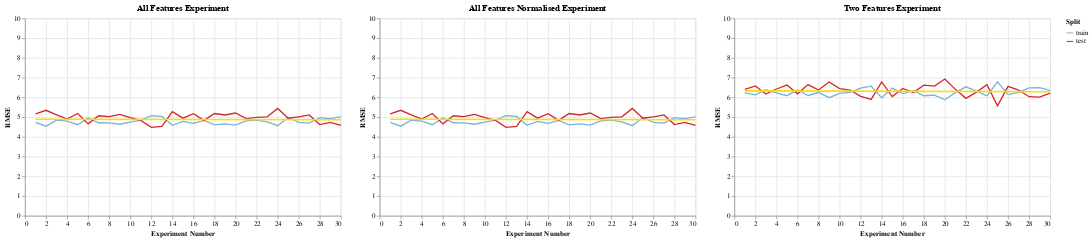

The code cell stored with this chart in its notebook:
### Code cell
# Create our RMSE charts
rmse_x = alt.X('experiment_number', title="Experiment Number")
rmse_y = alt.Y('rmse', title="RMSE", scale=alt.Scale(domain=[0.0, 10.0]))
rmse_color = alt.Color(
  'split',
  scale=alt.Scale(domain=['train', 'test'], range=['#7BB2D9', '#D62828']),
  legend=alt.Legend(title="Split")
)

# Plot RMSE for all features
all_features_rmse_chart = alt.Chart(all_features_results_df, title='All Features Experiment').mark_line().encode(
  x=rmse_x,
  y=rmse_y,
  color=rmse_color,
).properties(
  width=480,
  height=300
)
all_features_rmse_trend_chart = all_features_rmse_chart.transform_regression('experiment_number',
  'rmse',
  method='linear'
).mark_line(strokeWidth=2.5).encode(
  color=alt.ColorValue('#FFDC00'),
  opacity=alt.value(1),
)

# Plot RMSE for all features normalised
all_features_normalised_rmse_chart = alt.Chart(all_features_normalised_results_df, title='All Features Normalised Experiment').mark_line().encode(
  x=rmse_x,
  y=rmse_y,
  color=rmse_color,
).properties(
  width=480,
  height=300
)
all_features_normalised_rmse_trend_chart = all_features_normalised_rmse_chart.transform_regression('experiment_number',
  'rmse',
  method='linear'
).mark_line(strokeWidth=2.5).encode(
  color=alt.ColorValue('#FFDC00'),
  opacity=alt.value(1),
)

# Plot RMSE for two features
two_features_rmse_chart = alt.Chart(two_features_results_df, title='Two Features Experiment').mark_line().encode(
  x=rmse_x,
  y=rmse_y,
  color=rmse_color,
).properties(
  width=480,
  height=300
)
two_features_rmse_trend_chart = two_features_rmse_chart.transform_regression('experiment_number',
  'rmse',
  method='linear'
).mark_line(strokeWidth=2.5).encode(
  color=alt.ColorValue('#FFDC00'),
  opacity=alt.value(1),
)

all_features_rmse_chart_plus_trend = (all_features_rmse_chart + all_features_rmse_trend_chart)
all_features_normalised_rmse_chart_plus_trend = (all_features_normalised_rmse_chart + all_features_normalised_rmse_trend_chart)
two_features_rmse_chart_plus_trend = (two_features_rmse_chart + two_features_rmse_trend_chart)

all_rmse_charts = all_features_rmse_chart_plus_trend | all_features_normalised_rmse_chart_plus_trend | two_features_rmse_chart_plus_trend
all_rmse_charts.save('assets/all_rmse_charts.png', ppi=100)
all_rmse_charts

### Figure 1 — Vega-Lite specification as saved in the notebook (floating-point values rounded to 4 significant figures)
{"config": {"view": {"continuousWidth": 300, "continuousHeight": 300}}, "hconcat": [{"layer": [{"mark": {"type": "line"}, "encoding": {"color": {"field": "split", "legend": {"title": "Split"}, "scale": {"domain": ["train", "test"], "range": ["#7BB2D9", "#D62828"]}, "type": "nominal"}, "x": {"field": "experiment_number", "title": "Experiment Number", "type": "quantitative"}, "y": {"field": "rmse", "scale": {"domain": [0.0, 10.0]}, "title": "RMSE", "type": "quantitative"}}, "title": "All Features Experiment"}, {"mark": {"type": "line", "strokeWidth": 2.5}, "encoding": {"color": {"value": "#FFDC00"}, "opacity": {"value": 1}, "x": {"field": "experiment_number", "title": "Experiment Number", "type": "quantitative"}, "y": {"field": "rmse", "scale": {"domain": [0.0, 10.0]}, "title": "RMSE", "type": "quantitative"}}, "title": "All Features Experiment", "transform": [{"on": "experiment_number", "regression": "rmse", "method": "linear"}]}], "data": {"name": "data-3a4ce1640508b0385881709b08e91bdd"}, "height": 300, "width": 480}, {"layer": [{"mark": {"type": "line"}, "encoding": {"color": {"field": "split", "legend": {"title": "Split"}, "scale": {"domain": ["train", "test"], "range": ["#7BB2D9", "#D62828"]}, "type": "nominal"}, "x": {"field": "experiment_number", "title": "Experiment Number", "type": "quantitative"}, "y": {"field": "rmse", "scale": {"domain": [0.0, 10.0]}, "title": "RMSE", "type": "quantitative"}}, "title": "All Features Normalised Experiment"}, {"mark": {"type": "line", "strokeWidth": 2.5}, "encoding": {"color": {"value": "#FFDC00"}, "opacity": {"value": 1}, "x": {"field": "experiment_number", "title": "Experiment Number", "type": "quantitative"}, "y": {"field": "rmse", "scale": {"domain": [0.0, 10.0]}, "title": "RMSE", "type": "quantitative"}}, "title": "All Features Normalised Experiment", "transform": [{"on": "experiment_number", "regression": "rmse", "method": "linear"}]}], "data": {"name": "data-8bfd73410043718aaea6e478a05f57f5"}, "height": 300, "width": 480}, {"layer": [{"mark": {"type": "line"}, "encoding": {"color": {"field": "split", "legend": {"title": "Split"}, "scale": {"domain": ["train", "test"], "range": ["#7BB2D9", "#D62828"]}, "type": "nominal"}, "x": {"field": "experiment_number", "title": "Experiment Number", "type": "quantitative"}, "y": {"field": "rmse", "scale": {"domain": [0.0, 10.0]}, "title": "RMSE", "type": "quantitative"}}, "title": "Two Features Experiment"}, {"mark": {"type": "line", "strokeWidth": 2.5}, "encoding": {"color": {"value": "#FFDC00"}, "opacity": {"value": 1}, "x": {"field": "experiment_number", "title": "Experiment Number", "type": "quantitative"}, "y": {"field": "rmse", "scale": {"domain": [0.0, 10.0]}, "title": "RMSE", "type": "quantitative"}}, "title": "Two Features Experiment", "transform": [{"on": "experiment_number", "regression": "rmse", "method": "linear"}]}], "data": {"name": "data-38d13319bc406c14d616084b20931020"}, "height": 300, "width": 480}], "$schema": "https://vega.github.io/schema/vega-lite/v5.15.1.json", "datasets": {"data-3a4ce1640508b0385881709b08e91bdd": [{"experiment_number": 1.0, "experiment": "all_features", "split": "train", "rmse": 4.732, "rsquared": 0.5475}, {"experiment_number": 1.0, "experiment": "all_features", "split": "test", "rmse": 5.161, "rsquared": 0.4987}, {"experiment_number": 2.0, "experiment": "all_features", "split": "train", "rmse": 4.542, "rsquared": 0.5379}, {"experiment_number": 2.0, "experiment": "all_features", "split": "test", "rmse": 5.346, "rsquared": 0.5242}, {"experiment_number": 3.0, "experiment": "all_features", "split": "train", "rmse": 4.851, "rsquared": 0.5502}, {"experiment_number": 3.0, "experiment": "all_features", "split": "test", "rmse": 5.111, "rsquared": 0.4786}, {"experiment_number": 4.0, "experiment": "all_features", "split": "train", "rmse": 4.794, "rsquared": 0.554}, {"experiment_number": 4.0, "experiment": "all_features", "split": "test", "rmse": 4.904, "rsquared": 0.5024}, {"experiment_number": 5.0, "experiment": "all_features", "split": "train", "rmse": 4.617, "rsquared": 0.5522}, {"experiment_number": 5.0, "experiment": "all_features", "split": "test", "rmse": 5.187, "rsquared": 0.5069}, {"experiment_number": 6.0, "experiment": "all_features", "split": "train", "rmse": 4.951, "rsquared": 0.517}, {"experiment_number": 6.0, "experiment": "all_features", "split": "test", "rmse": 4.659, "rsquared": 0.5603}, {"experiment_number": 7.0, "experiment": "all_features", "split": "train", "rmse": 4.714, "rsquared": 0.5329}, {"experiment_number": 7.0, "experiment": "all_features", "split": "test", "rmse": 5.068, "rsquared": 0.5309}, {"experiment_number": 8.0, "experiment": "all_features", "split": "train", "rmse": 4.71, "rsquared": 0.542}, {"experiment_number": 8.0, "experiment": "all_features", "split": "test", "rmse": 5.029, "rsquared": 0.5233}, {"experiment_number": 9.0, "experiment": "all_features", "split": "train", "rmse": 4.64, "rsquared": 0.5468}, {"experiment_number": 9.0, "experiment": "all_features", "split": "test", "rmse": 5.141, "rsquared": 0.5154}, {"experiment_number": 10.0, "experiment": "all_features", "split": "train", "rmse": 4.746, "rsquared": 0.541}, {"experiment_number": 10.0, "experiment": "all_features", "split": "test", "rmse": 4.978, "rsquared": 0.5247}, {"experiment_number": 11.0, "experiment": "all_features", "split": "train", "rmse": 4.844, "rsquared": 0.5242}, {"experiment_number": 11.0, "experiment": "all_features", "split": "test", "rmse": 4.837, "rsquared": 0.5484}, {"experiment_number": 12.0, "experiment": "all_features", "split": "train", "rmse": 5.078, "rsquared": 0.5168}, {"experiment_number": 12.0, "experiment": "all_features", "split": "test", "rmse": 4.481, "rsquared": 0.5613}, {"experiment_number": 13.0, "experiment": "all_features", "split": "train", "rmse": 5.035, "rsquared": 0.5226}, {"experiment_number": 13.0, "experiment": "all_features", "split": "test", "rmse": 4.53, "rsquared": 0.5539}, {"experiment_number": 14.0, "experiment": "all_features", "split": "train", "rmse": 4.584, "rsquared": 0.5437}, {"experiment_number": 14.0, "experiment": "all_features", "split": "test", "rmse": 5.275, "rsquared": 0.516}, {"experiment_number": 15.0, "experiment": "all_features", "split": "train", "rmse": 4.787, "rsquared": 0.5487}, {"experiment_number": 15.0, "experiment": "all_features", "split": "test", "rmse": 4.947, "rsquared": 0.5086}, {"experiment_number": 16.0, "experiment": "all_features", "split": "train", "rmse": 4.685, "rsquared": 0.5478}, {"experiment_number": 16.0, "experiment": "all_features", "split": "test", "rmse": 5.171, "rsquared": 0.5047}, {"experiment_number": 17.0, "experiment": "all_features", "split": "train", "rmse": 4.836, "rsquared": 0.5362}, {"experiment_number": 17.0, "experiment": "all_features", "split": "test", "rmse": 4.836, "rsquared": 0.5324}, {"experiment_number": 18.0, "experiment": "all_features", "split": "train", "rmse": 4.606, "rsquared": 0.5475}, {"experiment_number": 18.0, "experiment": "all_features", "split": "test", "rmse": 5.184, "rsquared": 0.5161}, {"experiment_number": 19.0, "experiment": "all_features", "split": "train", "rmse": 4.657, "rsquared": 0.5475}, {"experiment_number": 19.0, "experiment": "all_features", "split": "test", "rmse": 5.108, "rsquared": 0.5153}, {"experiment_number": 20.0, "experiment": "all_features", "split": "train", "rmse": 4.596, "rsquared": 0.5465}, {"experiment_number": 20.0, "experiment": "all_features", "split": "test", "rmse": 5.209, "rsquared": 0.5165}, {"experiment_number": 21.0, "experiment": "all_features", "split": "train", "rmse": 4.806, "rsquared": 0.5209}, {"experiment_number": 21.0, "experiment": "all_features", "split": "test", "rmse": 4.926, "rsquared": 0.5496}, {"experiment_number": 22.0, "experiment": "all_features", "split": "train", "rmse": 4.849, "rsquared": 0.5502}, {"experiment_number": 22.0, "experiment": "all_features", "split": "test", "rmse": 4.988, "rsquared": 0.4914}, {"experiment_number": 23.0, "experiment": "all_features", "split": "train", "rmse": 4.76, "rsquared": 0.5477}, {"experiment_number": 23.0, "experiment": "all_features", "split": "test", "rmse": 5.017, "rsquared": 0.508}, {"experiment_number": 24.0, "experiment": "all_features", "split": "train", "rmse": 4.564, "rsquared": 0.5545}, {"experiment_number": 24.0, "experiment": "all_features", "split": "test", "rmse": 5.44, "rsquared": 0.4876}, {"experiment_number": 25.0, "experiment": "all_features", "split": "train", "rmse": 4.984, "rsquared": 0.5442}, {"experiment_number": 25.0, "experiment": "all_features", "split": "test", "rmse": 4.943, "rsquared": 0.484}, {"experiment_number": 26.0, "experiment": "all_features", "split": "train", "rmse": 4.734, "rsquared": 0.5289}, {"experiment_number": 26.0, "experiment": "all_features", "split": "test", "rmse": 5.008, "rsquared": 0.5405}, {"experiment_number": 27.0, "experiment": "all_features", "split": "train", "rmse": 4.7, "rsquared": 0.5466}, {"experiment_number": 27.0, "experiment": "all_features", "split": "test", "rmse": 5.113, "rsquared": 0.5098}, {"experiment_number": 28.0, "experiment": "all_features", "split": "train", "rmse": 4.976, "rsquared": 0.5226}, {"experiment_number": 28.0, "experiment": "all_features", "split": "test", "rmse": 4.623, "rsquared": 0.553}, {"experiment_number": 29.0, "experiment": "all_features", "split": "train", "rmse": 4.922, "rsquared": 0.5345}, {"experiment_number": 29.0, "experiment": "all_features", "split": "test", "rmse": 4.731, "rsquared": 0.5325}, {"experiment_number": 30.0, "experiment": "all_features", "split": "train", "rmse": 5.016, "rsquared": 0.5136}, {"experiment_number": 30.0, "experiment": "all_features", "split": "test", "rmse": 4.578, "rsquared": 0.5644}], "data-8bfd73410043718aaea6e478a05f57f5": [{"experiment_number": 1.0, "experiment": "all_features_normalised", "split": "train", "rmse": 4.732, "rsquared": 0.5475}, {"experiment_number": 1.0, "experiment": "all_features_normalised", "split": "test", "rmse": 5.161, "rsquared": 0.4987}, {"experiment_number": 2.0, "experiment": "all_features_normalised", "split": "train", "rmse": 4.542, "rsquared": 0.5379}, {"experiment_number": 2.0, "experiment": "all_features_normalised", "split": "test", "rmse": 5.346, "rsquared": 0.5242}, {"experiment_number": 3.0, "experiment": "all_features_normalised", "split": "train", "rmse": 4.851, "rsquared": 0.5502}, {"experiment_number": 3.0, "experiment": "all_features_normalised", "split": "test", "rmse": 5.111, "rsquared": 0.4786}, {"experiment_number": 4.0, "experiment": "all_features_normalised", "split": "train", "rmse": 4.794, "rsquared": 0.554}, {"experiment_number": 4.0, "experiment": "all_features_normalised", "split": "test", "rmse": 4.904, "rsquared": 0.5024}, {"experiment_number": 5.0, "experiment": "all_features_normalised", "split": "train", "rmse": 4.617, "rsquared": 0.5522}, {"experiment_number": 5.0, "experiment": "all_features_normalised", "split": "test", "rmse": 5.187, "rsquared": 0.5069}, {"experiment_number": 6.0, "experiment": "all_features_normalised", "split": "train", "rmse": 4.951, "rsquared": 0.517}, {"experiment_number": 6.0, "experiment": "all_features_normalised", "split": "test", "rmse": 4.659, "rsquared": 0.5603}, {"experiment_number": 7.0, "experiment": "all_features_normalised", "split": "train", "rmse": 4.714, "rsquared": 0.5329}, {"experiment_number": 7.0, "experiment": "all_features_normalised", "split": "test", "rmse": 5.068, "rsquared": 0.5309}, {"experiment_number": 8.0, "experiment": "all_features_normalised", "split": "train", "rmse": 4.71, "rsquared": 0.542}, {"experiment_number": 8.0, "experiment": "all_features_normalised", "split": "test", "rmse": 5.029, "rsquared": 0.5233}, {"experiment_number": 9.0, "experiment": "all_features_normalised", "split": "train", "rmse": 4.64, "rsquared": 0.5468}, {"experiment_number": 9.0, "experiment": "all_features_normalised", "split": "test", "rmse": 5.141, "rsquared": 0.5154}, {"experiment_number": 10.0, "experiment": "all_features_normalised", "split": "train", "rmse": 4.746, "rsquared": 0.541}, {"experiment_number": 10.0, "experiment": "all_features_normalised", "split": "test", "rmse": 4.978, "rsquared": 0.5247}, {"experiment_number": 11.0, "experiment": "all_features_normalised", "split": "train", "rmse": 4.844, "rsquared": 0.5242}, {"experiment_number": 11.0, "experiment": "all_features_normalised", "split": "test", "rmse": 4.837, "rsquared": 0.5484}, {"experiment_number": 12.0, "experiment": "all_features_normalised", "split": "train", "rmse": 5.078, "rsquared": 0.5168}, {"experiment_number": 12.0, "experiment": "all_features_normalised", "split": "test", "rmse": 4.481, "rsquared": 0.5613}, {"experiment_number": 13.0, "experiment": "all_features_normalised", "split": "train", "rmse": 5.035, "rsquared": 0.5226}, {"experiment_number": 13.0, "experiment": "all_features_normalised", "split": "test", "rmse": 4.53, "rsquared": 0.5539}, {"experiment_number": 14.0, "experiment": "all_features_normalised", "split": "train", "rmse": 4.584, "rsquared": 0.5437}, {"experiment_number": 14.0, "experiment": "all_features_normalised", "split": "test", "rmse": 5.275, "rsquared": 0.516}, {"experiment_number": 15.0, "experiment": "all_features_normalised", "split": "train", "rmse": 4.787, "rsquared": 0.5487}, {"experiment_number": 15.0, "experiment": "all_features_normalised", "split": "test", "rmse": 4.947, "rsquared": 0.5086}, {"experiment_number": 16.0, "experiment": "all_features_normalised", "split": "train", "rmse": 4.685, "rsquared": 0.5478}, {"experiment_number": 16.0, "experiment": "all_features_normalised", "split": "test", "rmse": 5.171, "rsquared": 0.5047}, {"experiment_number": 17.0, "experiment": "all_features_normalised", "split": "train", "rmse": 4.836, "rsquared": 0.5362}, {"experiment_number": 17.0, "experiment": "all_features_normalised", "split": "test", "rmse": 4.836, "rsquared": 0.5324}, {"experiment_number": 18.0, "experiment": "all_features_normalised", "split": "train", "rmse": 4.606, "rsquared": 0.5475}, {"experiment_number": 18.0, "experiment": "all_features_normalised", "split": "test", "rmse": 5.184, "rsquared": 0.5161}, {"experiment_number": 19.0, "experiment": "all_features_normalised", "split": "train", "rmse": 4.657, "rsquared": 0.5475}, {"experiment_number": 19.0, "experiment": "all_features_normalised", "split": "test", "rmse": 5.108, "rsquared": 0.5153}, {"experiment_number": 20.0, "experiment": "all_features_normalised", "split": "train", "rmse": 4.596, "rsquared": 0.5465}, {"experiment_number": 20.0, "experiment": "all_features_normalised", "split": "test", "rmse": 5.209, "rsquared": 0.5165}, {"experiment_number": 21.0, "experiment": "all_features_normalised", "split": "train", "rmse": 4.806, "rsquared": 0.5209}, {"experiment_number": 21.0, "experiment": "all_features_normalised", "split": "test", "rmse": 4.926, "rsquared": 0.5496}, {"experiment_number": 22.0, "experiment": "all_features_normalised", "split": "train", "rmse": 4.849, "rsquared": 0.5502}, {"experiment_number": 22.0, "experiment": "all_features_normalised", "split": "test", "rmse": 4.988, "rsquared": 0.4914}, {"experiment_number": 23.0, "experiment": "all_features_normalised", "split": "train", "rmse": 4.76, "rsquared": 0.5477}, {"experiment_number": 23.0, "experiment": "all_features_normalised", "split": "test", "rmse": 5.017, "rsquared": 0.508}, {"experiment_number": 24.0, "experiment": "all_features_normalised", "split": "train", "rmse": 4.564, "rsquared": 0.5545}, {"experiment_number": 24.0, "experiment": "all_features_normalised", "split": "test", "rmse": 5.44, "rsquared": 0.4876}, {"experiment_number": 25.0, "experiment": "all_features_normalised", "split": "train", "rmse": 4.984, "rsquared": 0.5442}, {"experiment_number": 25.0, "experiment": "all_features_normalised", "split": "test", "rmse": 4.943, "rsquared": 0.484}, {"experiment_number": 26.0, "experiment": "all_features_normalised", "split": "train", "rmse": 4.734, "rsquared": 0.5289}, {"experiment_number": 26.0, "experiment": "all_features_normalised", "split": "test", "rmse": 5.008, "rsquared": 0.5405}, {"experiment_number": 27.0, "experiment": "all_features_normalised", "split": "train", "rmse": 4.7, "rsquared": 0.5466}, {"experiment_number": 27.0, "experiment": "all_features_normalised", "split": "test", "rmse": 5.113, "rsquared": 0.5098}, {"experiment_number": 28.0, "experiment": "all_features_normalised", "split": "train", "rmse": 4.976, "rsquared": 0.5226}, {"experiment_number": 28.0, "experiment": "all_features_normalised", "split": "test", "rmse": 4.623, "rsquared": 0.553}, {"experiment_number": 29.0, "experiment": "all_features_normalised", "split": "train", "rmse": 4.922, "rsquared": 0.5345}, {"experiment_number": 29.0, "experiment": "all_features_normalised", "split": "test", "rmse": 4.731, "rsquared": 0.5325}, {"experiment_number": 30.0, "experiment": "all_features_normalised", "split": "train", "rmse": 5.016, "rsquared": 0.5136}, {"experiment_number": 30.0, "experiment": "all_features_normalised", "split": "test", "rmse": 4.578, "rsquared": 0.5644}], "data-38d13319bc406c14d616084b20931020": [{"experiment_number": 1.0, "experiment": "two_features", "split": "train", "rmse": 6.227, "rsquared": 0.4046}, {"experiment_number": 1.0, "experiment": "two_features", "split": "test", "rmse": 6.406, "rsquared": 0.3777}, {"experiment_number": 2.0, "experiment": "two_features", "split": "train", "rmse": 6.126, "rsquared": 0.3768}, {"experiment_number": 2.0, "experiment": "two_features", "split": "test", "rmse": 6.58, "rsquared": 0.4144}, {"experiment_number": 3.0, "experiment": "two_features", "split": "train", "rmse": 6.395, "rsquared": 0.4071}, {"experiment_number": 3.0, "experiment": "two_features", "split": "test", "rmse": 6.167, "rsquared": 0.3709}, {"experiment_number": 4.0, "experiment": "two_features", "split": "train", "rmse": 6.224, "rsquared": 0.4211}, {"experiment_number": 4.0, "experiment": "two_features", "split": "test", "rmse": 6.425, "rsquared": 0.3481}, {"experiment_number": 5.0, "experiment": "two_features", "split": "train", "rmse": 6.086, "rsquared": 0.4096}, {"experiment_number": 5.0, "experiment": "two_features", "split": "test", "rmse": 6.623, "rsquared": 0.3703}, {"experiment_number": 6.0, "experiment": "two_features", "split": "train", "rmse": 6.38, "rsquared": 0.3776}, {"experiment_number": 6.0, "experiment": "two_features", "split": "test", "rmse": 6.182, "rsquared": 0.4165}, {"experiment_number": 7.0, "experiment": "two_features", "split": "train", "rmse": 6.097, "rsquared": 0.3959}, {"experiment_number": 7.0, "experiment": "two_features", "split": "test", "rmse": 6.65, "rsquared": 0.3845}, {"experiment_number": 8.0, "experiment": "two_features", "split": "train", "rmse": 6.246, "rsquared": 0.3926}, {"experiment_number": 8.0, "experiment": "two_features", "split": "test", "rmse": 6.376, "rsquared": 0.3956}, {"experiment_number": 9.0, "experiment": "two_features", "split": "train", "rmse": 5.984, "rsquared": 0.4156}, {"experiment_number": 9.0, "experiment": "two_features", "split": "test", "rmse": 6.778, "rsquared": 0.3611}, {"experiment_number": 10.0, "experiment": "two_features", "split": "train", "rmse": 6.205, "rsquared": 0.3998}, {"experiment_number": 10.0, "experiment": "two_features", "split": "test", "rmse": 6.446, "rsquared": 0.3844}, {"experiment_number": 11.0, "experiment": "two_features", "split": "train", "rmse": 6.25, "rsquared": 0.3861}, {"experiment_number": 11.0, "experiment": "two_features", "split": "test", "rmse": 6.373, "rsquared": 0.405}, {"experiment_number": 12.0, "experiment": "two_features", "split": "train", "rmse": 6.465, "rsquared": 0.3848}, {"experiment_number": 12.0, "experiment": "two_features", "split": "test", "rmse": 6.049, "rsquared": 0.4079}, {"experiment_number": 13.0, "experiment": "two_features", "split": "train", "rmse": 6.567, "rsquared": 0.3773}, {"experiment_number": 13.0, "experiment": "two_features", "split": "test", "rmse": 5.896, "rsquared": 0.4194}, {"experiment_number": 14.0, "experiment": "two_features", "split": "train", "rmse": 5.977, "rsquared": 0.405}, {"experiment_number": 14.0, "experiment": "two_features", "split": "test", "rmse": 6.784, "rsquared": 0.3775}, {"experiment_number": 15.0, "experiment": "two_features", "split": "train", "rmse": 6.468, "rsquared": 0.3903}, {"experiment_number": 15.0, "experiment": "two_features", "split": "test", "rmse": 6.044, "rsquared": 0.3997}, {"experiment_number": 16.0, "experiment": "two_features", "split": "train", "rmse": 6.193, "rsquared": 0.4023}, {"experiment_number": 16.0, "experiment": "two_features", "split": "test", "rmse": 6.455, "rsquared": 0.3817}, {"experiment_number": 17.0, "experiment": "two_features", "split": "train", "rmse": 6.338, "rsquared": 0.3921}, {"experiment_number": 17.0, "experiment": "two_features", "split": "test", "rmse": 6.242, "rsquared": 0.3964}, {"experiment_number": 18.0, "experiment": "two_features", "split": "train", "rmse": 6.083, "rsquared": 0.4024}, {"experiment_number": 18.0, "experiment": "two_features", "split": "test", "rmse": 6.621, "rsquared": 0.3819}, {"experiment_number": 19.0, "experiment": "two_features", "split": "train", "rmse": 6.118, "rsquared": 0.4056}, {"experiment_number": 19.0, "experiment": "two_features", "split": "test", "rmse": 6.57, "rsquared": 0.3767}, {"experiment_number": 20.0, "experiment": "two_features", "split": "train", "rmse": 5.88, "rsquared": 0.4198}, {"experiment_number": 20.0, "experiment": "two_features", "split": "test", "rmse": 6.933, "rsquared": 0.3566}, {"experiment_number": 21.0, "experiment": "two_features", "split": "train", "rmse": 6.241, "rsquared": 0.3778}, {"experiment_number": 21.0, "experiment": "two_features", "split": "test", "rmse": 6.406, "rsquared": 0.4142}, {"experiment_number": 22.0, "experiment": "two_features", "split": "train", "rmse": 6.534, "rsquared": 0.3939}, {"experiment_number": 22.0, "experiment": "two_features", "split": "test", "rmse": 5.952, "rsquared": 0.393}, {"experiment_number": 23.0, "experiment": "two_features", "split": "train", "rmse": 6.321, "rsquared": 0.3993}, {"experiment_number": 23.0, "experiment": "two_features", "split": "test", "rmse": 6.265, "rsquared": 0.3857}, {"experiment_number": 24.0, "experiment": "two_features", "split": "train", "rmse": 6.074, "rsquared": 0.407}, {"experiment_number": 24.0, "experiment": "two_features", "split": "test", "rmse": 6.644, "rsquared": 0.3741}, {"experiment_number": 25.0, "experiment": "two_features", "split": "train", "rmse": 6.788, "rsquared": 0.3791}, {"experiment_number": 25.0, "experiment": "two_features", "split": "test", "rmse": 5.568, "rsquared": 0.4188}, {"experiment_number": 26.0, "experiment": "two_features", "split": "train", "rmse": 6.141, "rsquared": 0.3889}, {"experiment_number": 26.0, "experiment": "two_features", "split": "test", "rmse": 6.555, "rsquared": 0.3985}, {"experiment_number": 27.0, "experiment": "two_features", "split": "train", "rmse": 6.249, "rsquared": 0.3971}, {"experiment_number": 27.0, "experiment": "two_features", "split": "test", "rmse": 6.372, "rsquared": 0.3891}, {"experiment_number": 28.0, "experiment": "two_features", "split": "train", "rmse": 6.478, "rsquared": 0.3785}, {"experiment_number": 28.0, "experiment": "two_features", "split": "test", "rmse": 6.033, "rsquared": 0.4167}, {"experiment_number": 29.0, "experiment": "two_features", "split": "train", "rmse": 6.497, "rsquared": 0.3855}, {"experiment_number": 29.0, "experiment": "two_features", "split": "test", "rmse": 6.012, "rsquared": 0.406}, {"experiment_number": 30.0, "experiment": "two_features", "split": "train", "rmse": 6.357, "rsquared": 0.3835}, {"experiment_number": 30.0, "experiment": "two_features", "split": "test", "rmse": 6.212, "rsquared": 0.4089}]}}
